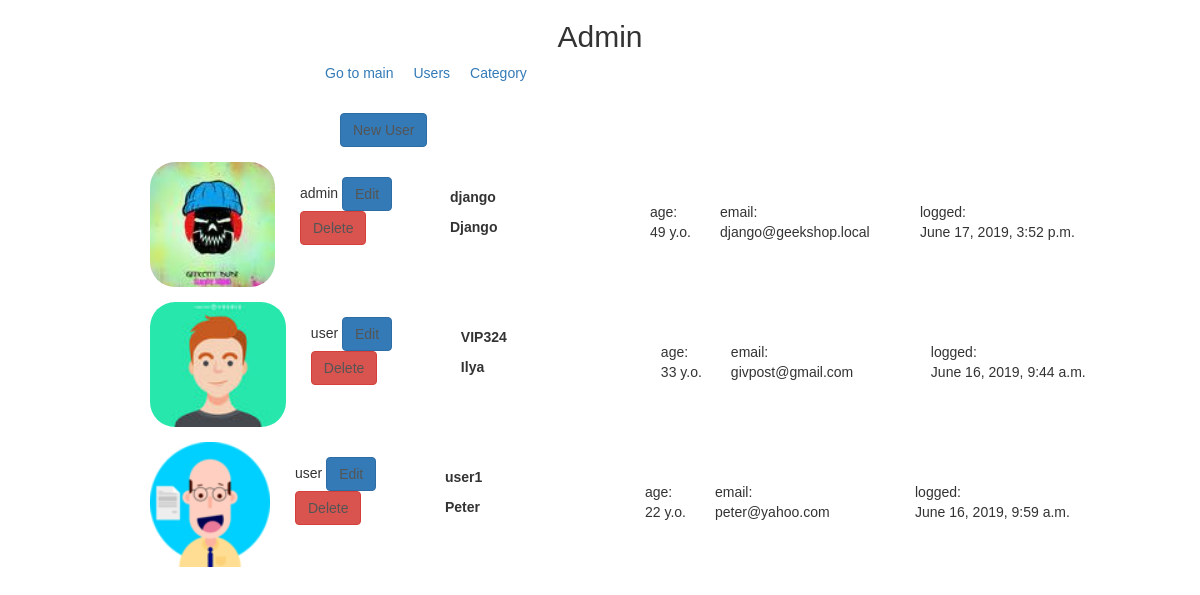
Page /myadmin/ (signed in) on the earlier database version.
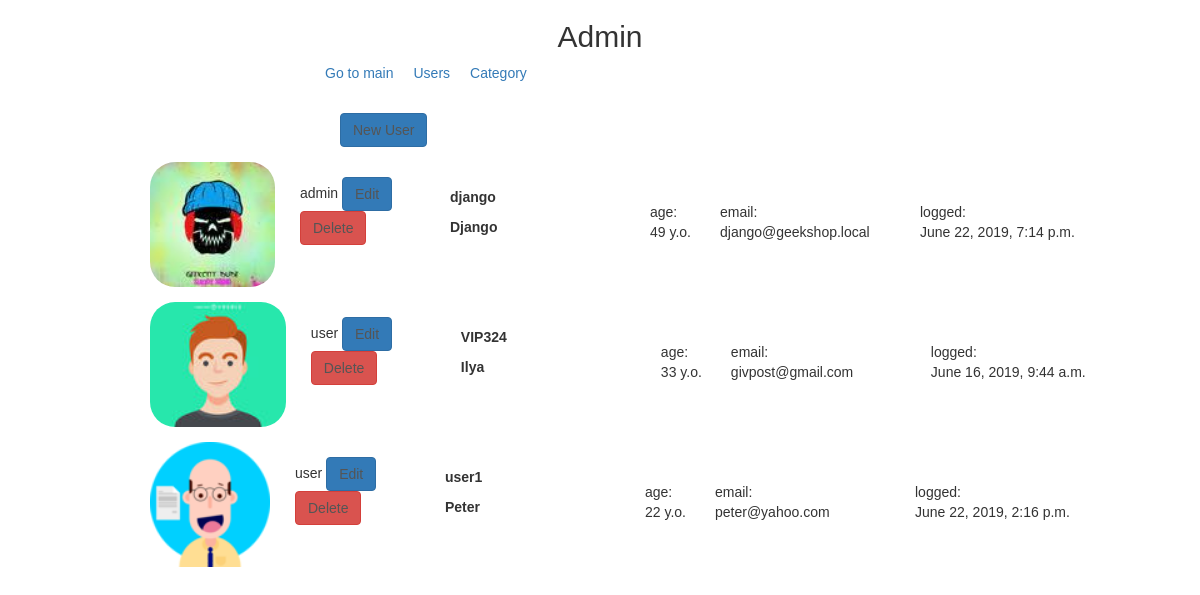
Same page on the later database version.
### authapp/models.py (models this page shows)
class ShopUser(AbstractUser):
    avatar = models.ImageField(upload_to='users_avatar', blank=True)
    age = models.PositiveSmallIntegerField(verbose_name = 'Age' )

### myadminapp/views.py (the view)
class UsersListView(ListView):
    model = ShopUser
    @method_decorator(user_passes_test(lambda u: u.is_superuser))
    def dispatch (self, *args, **kwargs):
        return super().dispatch(*args, **kwargs)

### myadminapp/templates/authapp/shopuser_list.html (shortened to what this page needs)
{% extends 'myadminapp/base.html' %}
{% load static %}
{% block container %}
<div class="users_list">
    <a href="{% url 'myadmin:user_create' %}" class="btn btn-primary new_user">
        New User
    </a>
    {% for object in object_list %}
    <div class="user_record {% if not object.is_active %}not_active{% endif %}">
        <img src="/media/{{ object.avatar|default:'users_avatars/default.jpg' }}" alt="{{ object.username }}">
        <div class="user_role">
            {% if object.is_superuser %}admin{% else %}user{% endif %}
            <a href="{% url 'myadmin:user_update' object.pk %}" class="btn btn-primary">
                Edit
            </a>
            {% if object.is_active %}
            <a href="{% url 'myadmin:user_delete' object.pk %}" class="btn btn-danger">
                Delete
            </a>
            {% else %}
            <a href="{% url 'myadmin:user_recover' object.pk %}" class="btn btn-danger">
                Recover
            </a>
            {% endif %}
        </div>
        <div class="user_name">
            <p><strong>{{ object.username }}</strong></p>
            <p>
                {% if object.first_name %}
                <b>{{ object.first_name|title }}</b>
                {% endif %}
            </p>
        </div>
        <div class="user_age">
            age:<br>
            {{ object.age }} y.o.
        </div>
        <div class="user_email">
            email:<br>
            {{ object.email }}
        </div>
        <div class="user_lastlogin">
            logged:<br>
            {{ object.last_login }}
        </div>
    </div>
    {% endfor %}
</div>
{% endblock %}

Differences in the rows shown:
changed ShopUser "django": last_login "June 17, 2019, 3:52 p.m." → "June 22, 2019, 7:14 p.m."
changed ShopUser "user1": last_login "June 16, 2019, 9:59 a.m." → "June 22, 2019, 2:16 p.m."
